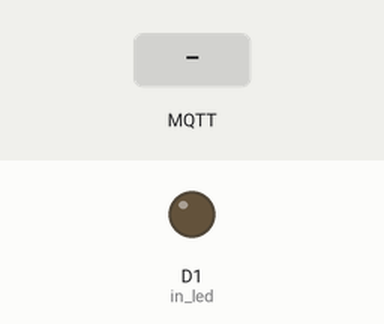
This sketch was run on a simulated ESP8266 (NodeMCU). Parts: output pins drawn as LEDs (lit = HIGH). The test bench sets the inputs (shaded band). WiFi joins after 1.5 s; servers stay silent unless stated; no MQTT or app messages arrive unless stated; what the sketch prints to the serial monitor is not drawn.

Above: at 2.7 s.
2.8 s: MQTT message "90" arrives on the first subscribed topic
At 4.2 s:
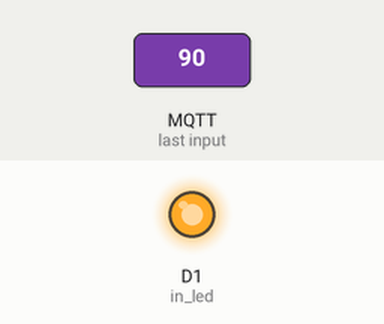
5.0 s: MQTT message "5" arrives on the first subscribed topic
At 5.8 s:
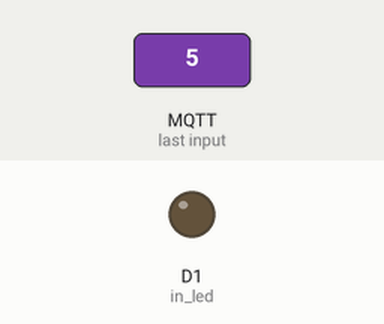
7.0 s: MQTT message "on" arrives on the first subscribed topic
At 8.6 s:
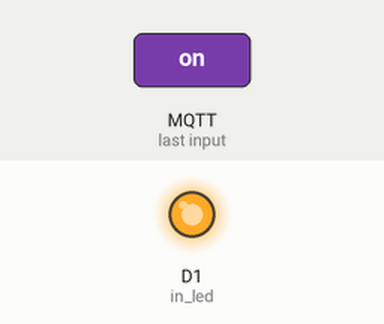
9.0 s: MQTT message "200" arrives on the first subscribed topic
At 10.2 s:
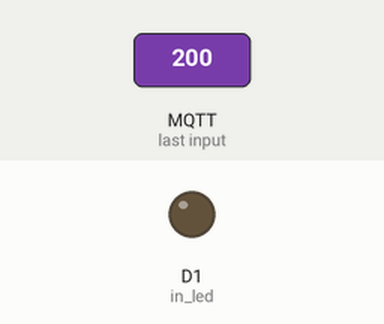
Timing chart, 0 to 12.0 s (numbered marks = the images above; inputs shaded):
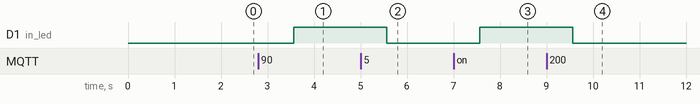

The sketch:

MOTOR.ino
```cpp
#include <ESP8266WiFi.h>
#include <PubSubClient.h>


#define wifi_ssid "IOT02"
#define wifi_password "coeesiot02"

//#define mqtt_server "m13.cloudmqtt.com"
#define mqtt_server "175.101.12.206"
//#define mqtt_port 11973
#define mqtt_port 1883
//#define mqtt_user "qspuplfk"
#define mqtt_user "mamatha"
//#define mqtt_password "k7PCbGMopLrk"
#define mqtt_password "Mamta@123"

#define mytopic "ct"


#define in_led D1 //changed from D4 to D1 Realay shield pin

WiFiClient espClient;
PubSubClient client;
void setup() {
  Serial.begin(115200);

  setup_wifi();
  client.setClient(espClient);
  client.setServer(mqtt_server, mqtt_port);
  client.setCallback(callback);

  // initialize digital pin LED_BUILTIN as an output.
  pinMode(in_led, OUTPUT);
  //digitalWrite(in_led, HIGH);
}

void setup_wifi() {
  delay(10);
  // We start by connecting to a WiFi network
  Serial.println();
  Serial.print("Connecting to ");
  Serial.println(wifi_ssid);

  WiFi.begin(wifi_ssid, wifi_password);

  while (WiFi.status() != WL_CONNECTED) {
    delay(500);
    Serial.print(".");
  }

  Serial.println("");
  Serial.println("WiFi connected");
  Serial.println("IP address: ");
  Serial.println(WiFi.localIP());
}

void reconnect() {
  // Loop until we're reconnected
  while (!client.connected()) {
    Serial.print("Attempting MQTT connection...");
    // Attempt to connect
    // If you do not want to use a username and password, change next line to
    // if (client.connect("ESP8266Client")) {
    if (client.connect("ESP8266Client", mqtt_user, mqtt_password)) {
      Serial.println("connected");
    } else {
      Serial.print("failed, rc=");
      Serial.print(client.state());
      Serial.println(" try again in 5 seconds");
      // Wait 5 seconds before retrying
      delay(5000);
    }
  }
}

void callback(char* topic, byte* payload, unsigned int length) {
 Serial.print("Message arrived [");
 Serial.print(topic);
 Serial.print("] ");

 int mydata = (*payload-48)*10;
 payload++;
 mydata=mydata+(*payload-48);


 //Serial.println(mydata);
 /*
 for (int i = 0; i < length; i++) {
  //char receivedChar = (char)payload[i];
  //Serial.print(receivedChar);
  Serial.print(*payload);
  if(*payload < 30)
  //if (receivedChar == '0')
   digitalWrite(in_led, LOW);
 // if (receivedChar == '1')
   else
   digitalWrite(in_led, HIGH);
 }
 Serial.println();*/
 if(mydata > 35)
 {


 digitalWrite(in_led, HIGH);
 Serial.print(mydata);
  Serial.println("relayon");
 }
 else
 digitalWrite(in_led, LOW);
}

void loop() {
  if (!client.connected()) {
    reconnect();
  }
  client.loop();

  client.subscribe(mytopic);
  delay(1000);
}
```

Measured:
- after the input at 2.8 s, D1 (in_led): LOW → HIGH after 0.77 s
- after the input at 5.0 s, D1 (in_led): HIGH → LOW after 0.57 s
- after the input at 7.0 s, D1 (in_led): LOW → HIGH after 0.57 s
- after the input at 9.0 s, D1 (in_led): HIGH → LOW after 0.57 s
